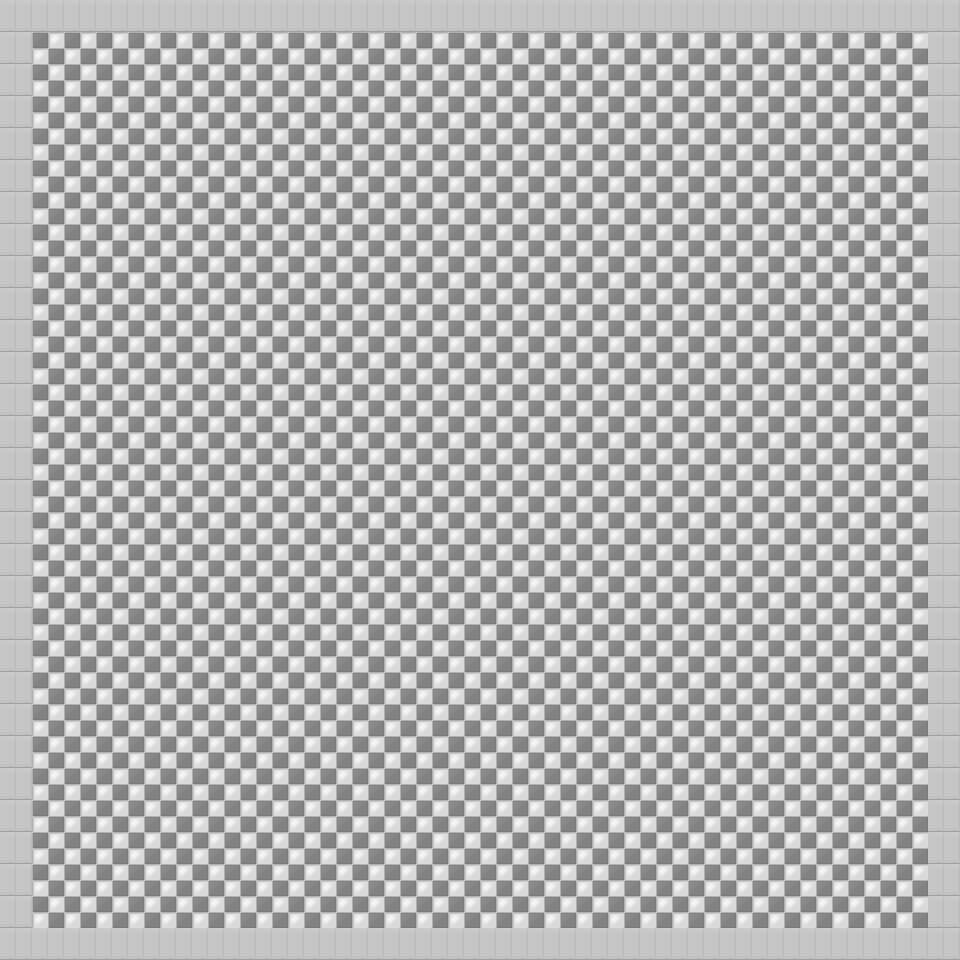

This game map was drawn from its Tiled (.tmx) file and the tilesets committed beside it. A one-line description and the trimmed map source follow:
An orthogonal 30x30 tile map with 32x32 px tiles, 2 tile layers (Tile Layer 1, Tile Layer 2) and 4 objects.

<map version="1.0" orientation="orthogonal" renderorder="right-down" width="30" height="30" tilewidth="32" tileheight="32">
 <tileset firstgid="1" name="tilesheet" tilewidth="32" tileheight="32">
  <image source="../data/images/tilesheet.png" width="480" height="736" />
 </tileset>
 <layer name="Tile Layer 1" width="30" height="30">
  <data>[900 cells, 900 non-empty, 1 distinct tile ids]</data>
 </layer>
 <layer name="Tile Layer 2" width="30" height="30">
  <data>[900 cells, 116 non-empty, 1 distinct tile ids]</data>
 </layer>
 <objectgroup name="Collision_Layer">
  <properties>
   <property name="collidable" value="true" />
  </properties>
  <object x="0" y="0" width="32" height="960" />
  <object x="928" y="0" width="32" height="960" />
  <object x="32" y="928" width="896" height="32" />
  <object x="32" y="0" width="896" height="32" />
 </objectgroup>
</map>
